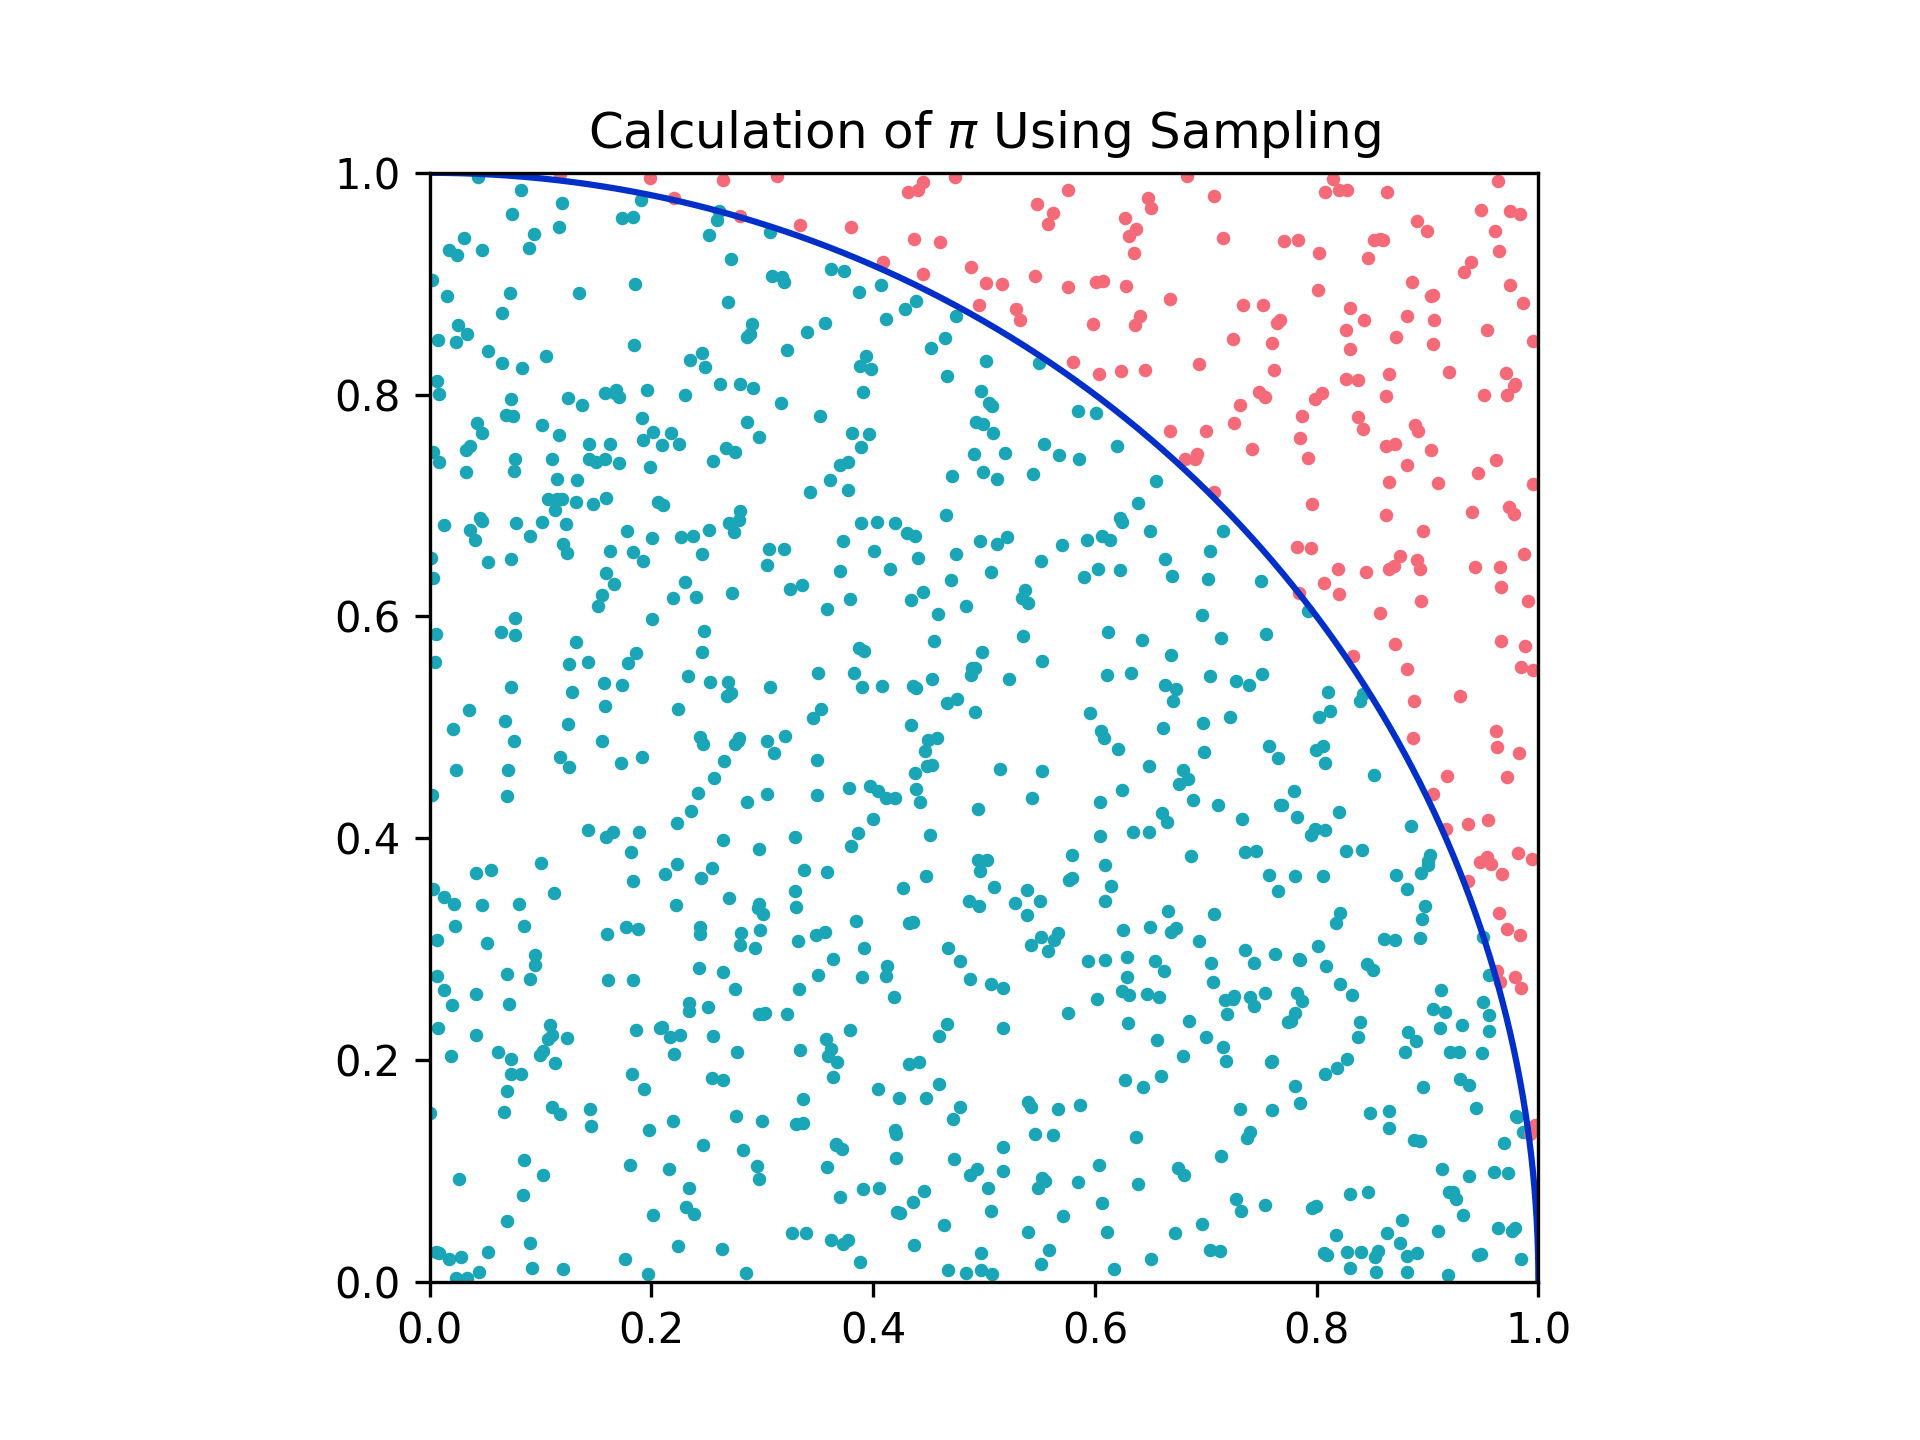

Source code (Python):
import numpy as np
import matplotlib.pyplot as plt
points =1000
np.random.seed()
randompts = np.random.uniform(0,1,[points,2])
inpoints=0

for a in randompts:
    if np.linalg.norm(a)<=1:
        inpoints+=1

print(f'The value of pi is: {4*inpoints/points}')
theta = np.linspace( 0 ,np.pi/2,1000 )

def circ(theta,r=1):
    return r*np.vstack( [np.cos(theta), np.sin(theta)] ) 
cir = circ(theta)

fig,ax = plt.subplots(1)
plt.rcParams['font.family']='serif'

ax.plot(cir[0],cir[1], color = '#012fc8')
for a in randompts:
    if np.linalg.norm(a)<=1:
        ax.scatter(a[0],a[1], s=5, color='#1AA6B7')#'#D9ECF2')
    else:
        ax.scatter(a[0],a[1], s=5, color='#F56A79')
ax.set_aspect('equal', 'box')
ax.margins(x=0)
ax.margins(y=0)
ax.set_title(r'Calculation of $\pi$ Using Sampling')
fig.savefig("pi.png", dpi=300)

fig.tight_layout
